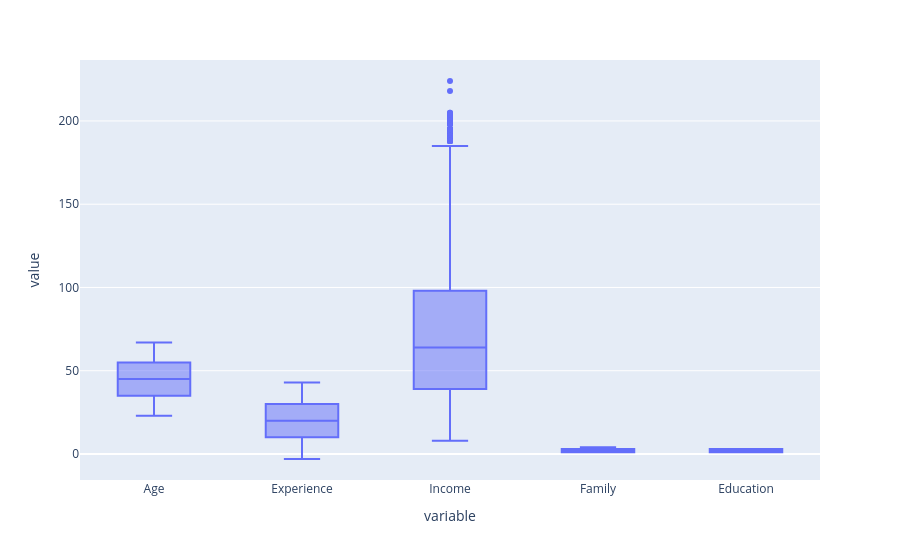

Notebook code for this chart:
### Code cell
fig = ps.box(df , y = ['Age','Experience','Income','Family','Education'])
fig.show()

### Figure 1 — Plotly figure (JSON) as saved in the notebook; plotly's stock layout.template omitted (floating-point values rounded to 4 significant figures; data arrays with more than 128 entries replaced by an {"elided": "..."} marker saying what was removed)
{"data": [{"alignmentgroup": "True", "hovertemplate": "variable=%{x}<br>value=%{y}<extra></extra>", "legendgroup": "", "marker": {"color": "#636efa"}, "name": "", "notched": false, "offsetgroup": "", "orientation": "v", "showlegend": false, "type": "box", "x": {"elided": "25000 str values"}, "x0": " ", "xaxis": "x", "y": {"elided": "25000 int values"}, "y0": " ", "yaxis": "y"}], "layout": {"boxmode": "group", "legend": {"tracegroupgap": 0}, "margin": {"t": 60}, "xaxis": {"anchor": "y", "domain": [0, 1], "title": {"text": "variable"}}, "yaxis": {"anchor": "x", "domain": [0, 1], "title": {"text": "value"}}}}
